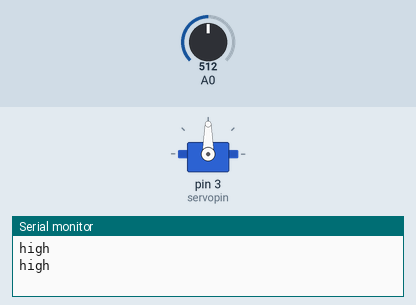
Bench run of a sketch on a simulated Arduino Uno, built with avr-gcc and run on an emulated ATmega328P. Parts: servo, the last lines printed to the serial monitor. The test bench sets the inputs (shaded band); at power-on: A0 = 512.

Above: at 3.8 s.
3.9 s: A0 set to 610
At 7.2 s:
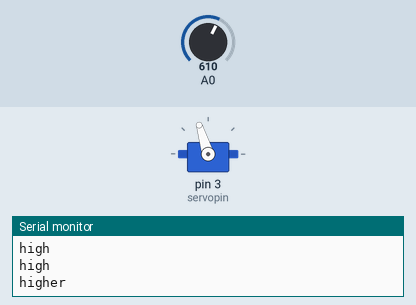
7.5 s: A0 set to 306
At 9.7 s:
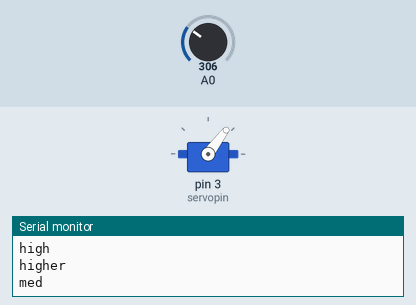
10.5 s: A0 set to 122
At 13.2 s:
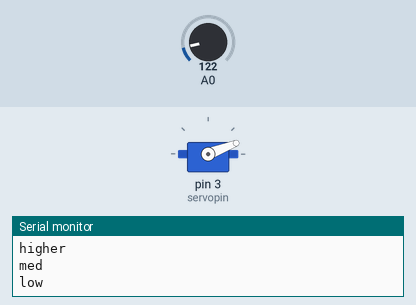
13.5 s: A0 set to 0
At 15.5 s:
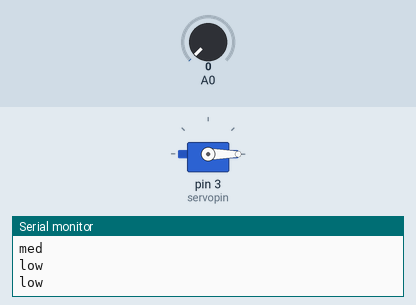
16.5 s: A0 set to 716
At 19.0 s:
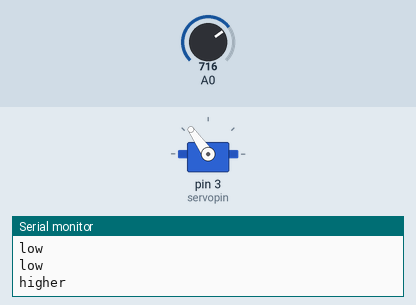
Timing chart, 0 to 20.5 s (numbered marks = the images above; inputs shaded):
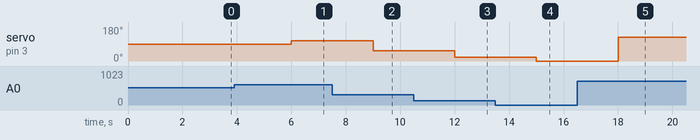

The sketch:

potentiometer-controlled_servo_con_display.ino
```cpp
/*for servo motor control*/
#include <Servo.h>
Servo servo1;//object creation

int servopin=3;//servo signal pin connected to 3
int potentiometer=A0;


/*for output*/
const int maxi=600;
const int mins=0;
void setup() {
Serial.begin(9600);
/*servo*/
servo1.attach(servopin);//connecting obj. to pin
}

void loop() {
  /*reading printing*/
int sensorreading=analogRead(A0);
int range = map(sensorreading, mins, maxi,0, 3);
switch(range){
  case 0:
    Serial.println("low");
    break;
  case 1:
    Serial.println("med");
    break;
  case 2:
    Serial.println("high");
    break;
  case 3:
    Serial.println("higher");
    break;
}

delay(3000);
/*servo control*/
int reading=analogRead(A0);
int angle=map(reading, 0, 1023, 0, 180);//if 0 moves to 0 degrees and 1023 to 180 degrees

servo1.write(angle);
}
```

Measured:
- after the input at 3.9 s, servo on pin 3 (servopin): 90° → 107° after 2.1 s
- after the input at 7.5 s, servo on pin 3 (servopin): 107° → 53° after 1.5 s
- after the input at 10.5 s, servo on pin 3 (servopin): 53° → 21° after 1.5 s
- after the input at 13.5 s, servo on pin 3 (servopin): 21° → 0° after 1.5 s
- after the input at 16.5 s, servo on pin 3 (servopin): 0° → 125° after 1.5 s
